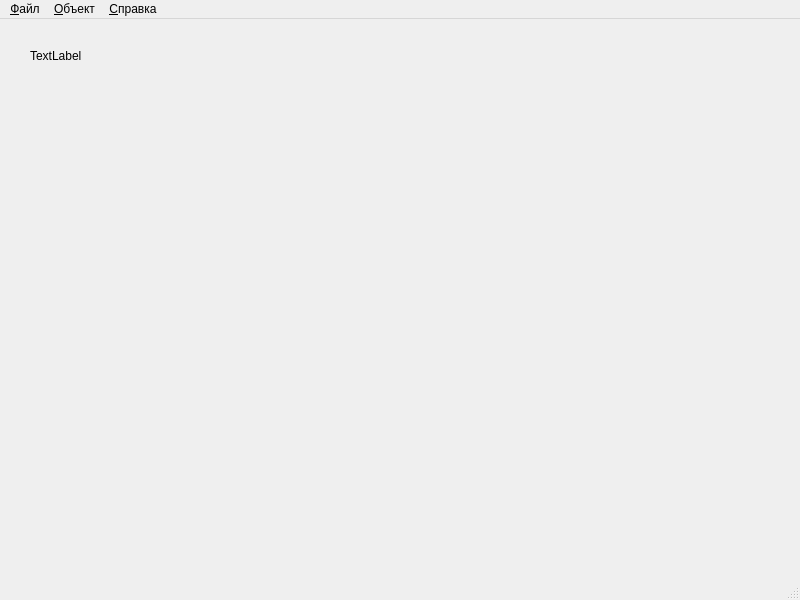
<?xml version="1.0" encoding="UTF-8"?>
<ui version="4.0">
    <class>BaseWindow</class>
    <widget class="QMainWindow" name="BaseWindow">
        <property name="geometry">
            <rect>
                <x>0</x>
                <y>0</y>
                <width>800</width>
                <height>600</height>
            </rect>
        </property>
        <property name="windowTitle">
            <string>MainWindow</string>
        </property>
        <widget class="QWidget" name="centralwidget">
            <widget class="QWidget" name="verticalLayoutWidget">
                <property name="geometry">
                    <rect>
                        <x>30</x>
                        <y>30</y>
                        <width>341</width>
                        <height>441</height>
                    </rect>
                </property>
                <layout class="QVBoxLayout" name="verticalLayout">
                    <item>
                        <widget class="QLabel" name="label">
                            <property name="text">
                                <string>TextLabel</string>
                            </property>
                        </widget>
                    </item>
                    <item>
                        <spacer name="verticalSpacer">
                            <property name="orientation">
                                <enum>Qt::Vertical</enum>
                            </property>
                            <property name="sizeHint" stdset="0">
                                <size>
                                    <width>20</width>
                                    <height>40</height>
                                </size>
                            </property>
                        </spacer>
                    </item>
                </layout>
            </widget>
        </widget>
        <widget class="QMenuBar" name="menubar">
            <property name="geometry">
                <rect>
                    <x>0</x>
                    <y>0</y>
                    <width>800</width>
                    <height>27</height>
                </rect>
            </property>
            <widget class="QMenu" name="m_file">
                <property name="title">
                    <string>&amp;Файл</string>
                </property>
                <addaction name="a_create"/>
                <addaction name="a_open"/>
                <addaction name="separator"/>
                <addaction name="a_save"/>
                <addaction name="a_saveas"/>
                <addaction name="a_saveasweb"/>
                <addaction name="separator"/>
                <addaction name="a_openasweb"/>
                <addaction name="separator"/>
                <addaction name="a_exit"/>
            </widget>
            <widget class="QMenu" name="m_object">
                <property name="title">
                    <string>&amp;Объект</string>
                </property>
                <addaction name="a_createbt"/>
                <addaction name="a_createed"/>
                <addaction name="a_createlb"/>
                <addaction name="separator"/>
                <addaction name="a_delobj"/>
            </widget>
            <widget class="QMenu" name="m_help">
                <property name="title">
                    <string>&amp;Справка</string>
                </property>
                <addaction name="a_about"/>
            </widget>
            <addaction name="m_file"/>
            <addaction name="m_object"/>
            <addaction name="m_help"/>
        </widget>
        <widget class="QStatusBar" name="statusbar"/>
        <action name="a_create">
            <property name="text">
                <string>Созд&amp;ать</string>
            </property>
            <property name="statusTip">
                <string>Создать схему размещения</string>
            </property>
            <property name="shortcut">
                <string>Ctrl+N</string>
            </property>
        </action>
        <action name="a_open">
            <property name="text">
                <string>&amp;Открыть</string>
            </property>
            <property name="statusTip">
                <string>Открыть схему размещения объектов</string>
            </property>
            <property name="shortcut">
                <string>Ctrl+O</string>
            </property>
        </action>
        <action name="a_save">
            <property name="text">
                <string>&amp;Сохранить</string>
            </property>
            <property name="statusTip">
                <string>Сохранить схему размещения объектов</string>
            </property>
            <property name="shortcut">
                <string>Ctrl+S</string>
            </property>
        </action>
        <action name="a_saveas">
            <property name="text">
                <string>Сохранить &amp;как</string>
            </property>
            <property name="statusTip">
                <string>Сохранить схему размещения объектов как...</string>
            </property>
        </action>
        <action name="a_saveasweb">
            <property name="text">
                <string>Сохранить как Web-страни&amp;цу</string>
            </property>
            <property name="statusTip">
                <string>Сохранить схему размещения объектов как Web-страницу</string>
            </property>
        </action>
        <action name="a_openasweb">
            <property name="text">
                <string>Открыть как &amp;Web-страницу</string>
            </property>
            <property name="statusTip">
                <string>Открыть схему размещения объектов как Web-страницу</string>
            </property>
        </action>
        <action name="a_exit">
            <property name="text">
                <string>В&amp;ыход</string>
            </property>
            <property name="statusTip">
                <string>Выход из программы</string>
            </property>
            <property name="shortcut">
                <string>Ctrl+Q</string>
            </property>
        </action>
        <action name="a_createbt">
            <property name="icon">
                <iconset>
                    <normaloff>icons/bt.png</normaloff>icons/bt.png
                </iconset>
            </property>
            <property name="text">
                <string>Создать &amp;кнопку</string>
            </property>
            <property name="statusTip">
                <string>Создать кнопку на форме</string>
            </property>
        </action>
        <action name="a_createed">
            <property name="icon">
                <iconset>
                    <normaloff>icons/ed.png</normaloff>icons/ed.png
                </iconset>
            </property>
            <property name="text">
                <string>Создать &amp;поле ввода</string>
            </property>
            <property name="statusTip">
                <string>Создать поле ввода на форме</string>
            </property>
        </action>
        <action name="a_createlb">
            <property name="icon">
                <iconset>
                    <normaloff>icons/lb.png</normaloff>icons/lb.png
                </iconset>
            </property>
            <property name="text">
                <string>Создать &amp;надпись</string>
            </property>
            <property name="statusTip">
                <string>Создать надпись на форме</string>
            </property>
        </action>
        <action name="a_delobj">
            <property name="text">
                <string>У&amp;далить объект</string>
            </property>
            <property name="statusTip">
                <string>Удалить выбранный объект</string>
            </property>
            <property name="shortcut">
                <string>Del</string>
            </property>
        </action>
        <action name="a_about">
            <property name="text">
                <string>&amp;О программе</string>
            </property>
            <property name="statusTip">
                <string>Сведения о программе</string>
            </property>
            <property name="shortcut">
                <string>F1</string>
            </property>
        </action>
    </widget>
    <resources/>
    <connections/>
</ui>
